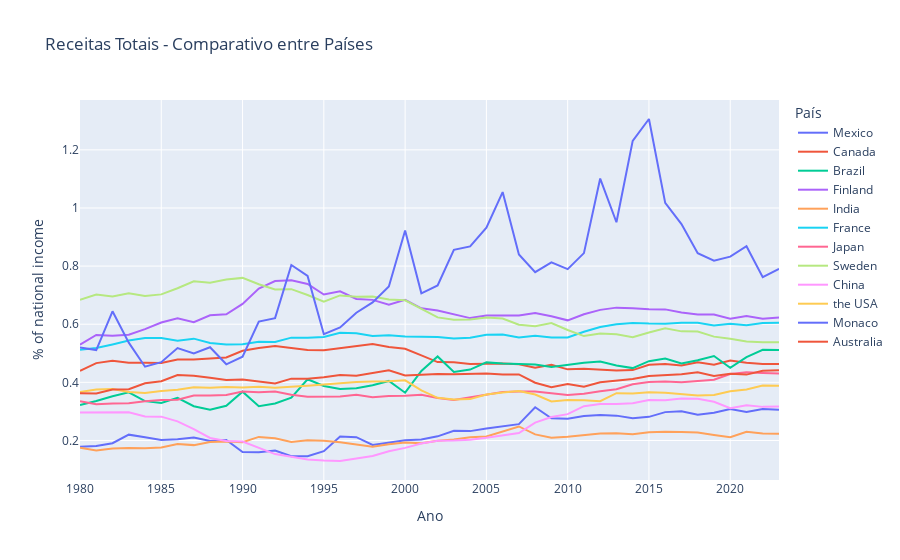

Notebook code for this chart:
### Code cell
fig = px.line(df_paises_espec, 
              x='ano', 
              y='valor', 
              color='pais', 
              title="Receitas Totais - Comparativo entre Países",
              labels={
                  "valor": "% of national income",
                  "ano": "Ano",
                  "pais": "País"
              })

fig.show()
